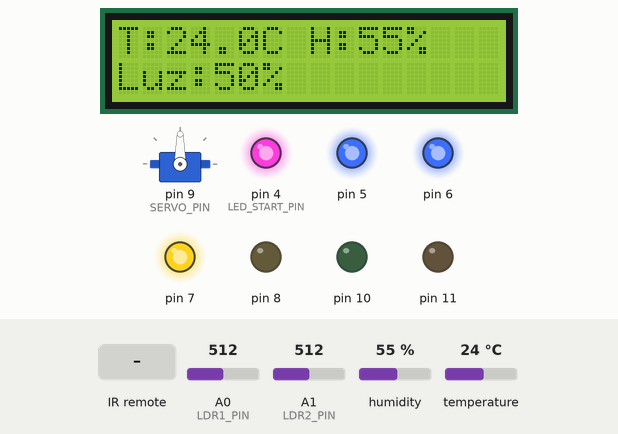
Simulated run of this sketch. Board: Arduino Uno, built with avr-gcc and run on an emulated ATmega328P. Shown: servo, 16×2 character LCD, output pins drawn as LEDs (lit = HIGH). Dashed ring = blinking. The inputs (shaded band) are chosen by the test bench; at power-on: A0 (LDR1_PIN) = 512, A1 (LDR2_PIN) = 512, humidity 55 %, temperature 24 °C. Pins used as bus, display or sensor lines are not drawn; what the sketch prints to the serial monitor is not drawn.

Above: at 3.2 s.
3.3 s: infrared code 0x22 received
At 4.9 s:
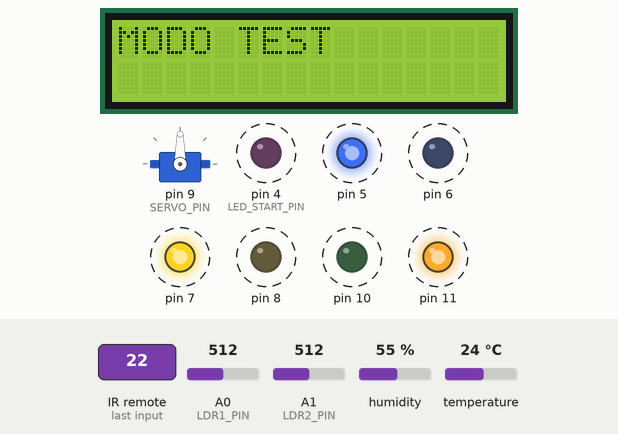
5.3 s: A0 (LDR1_PIN) set to 703
11.1 s: A0 (LDR1_PIN) set to 729
At 13.3 s:
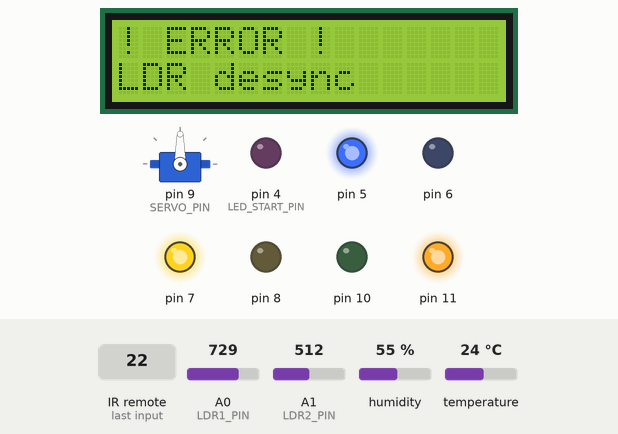
13.6 s: infrared code 0xA2 received
At 17.9 s:
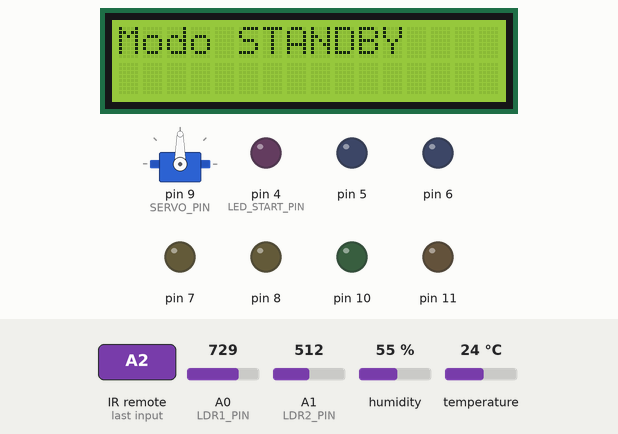
Timing chart, 0 to 19.4 s (numbered marks = the images above; inputs shaded):
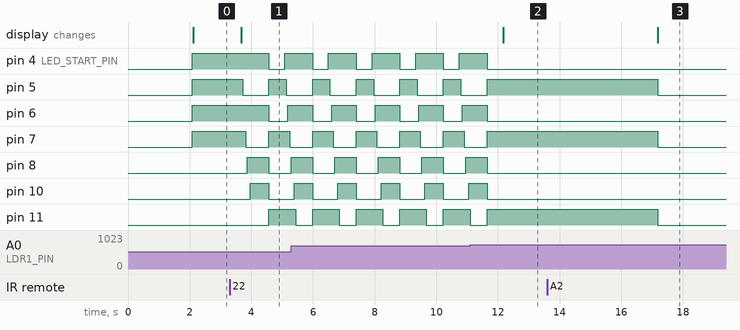

Measured:
- the behaviour switches between 712 and 713 on A0 (LDR1_PIN) (found by bisection; images 1 and 2)
- after the input at 3.3 s, pin 4 (LED_START_PIN): HIGH → LOW after 1.3 s, → HIGH 0.52 s later; pin 5: HIGH → LOW after 0.42 s, → HIGH 0.85 s later, → LOW 0.57 s later
- after the input at 11.1 s, pin 4 (LED_START_PIN), pin 6, pin 8, pin 10: goes on until 11.7 s, then stays LOW; pin 5, pin 7, pin 11: goes on until 11.7 s, then stays HIGH; the display: changes after 1.1 s (image 2)
- after the input at 13.6 s, pin 5, pin 7, pin 11: HIGH → LOW after 3.6 s; the display: changes after 3.6 s (image 3)

The sketch:

sketch.ino
```cpp
#include <DHT.h>
#include <Servo.h>
#include <Wire.h>
#include <LiquidCrystal_I2C.h>
#include <IRremote.hpp>

// === CONFIGURACIÓN DE PINES ===
#define DHTPIN 2
#define DHTTYPE DHT22

#define LDR1_PIN A0
#define LDR2_PIN A1
#define SERVO_PIN 9

#define LED_START_PIN 4
#define NUM_LEDS 8

#define IR_RECEIVE_PIN 13

// === OBJETOS ===
DHT dht(DHTPIN, DHTTYPE);
Servo servo;
LiquidCrystal_I2C lcd(0x27, 16, 2);
void initializeReceiver() {
  // set up the receiver to receive input the NEW way- it changed from earlier versions)
  IrReceiver.begin(IR_RECEIVE_PIN);
}

// === ESTADO DEL SISTEMA ===
bool sistemaActivo = true;
bool modoTest = false;
float tempDeseada = 25.0;
int zonaMuerta = 2;
int umbralLuz = 600;

void setup() {
  Serial.begin(9600);
  dht.begin();
  servo.attach(SERVO_PIN);
  initializeReceiver();

  // Iniciar IR Receiver (prioridad máxima)


  lcd.begin(16, 2);
  lcd.backlight();
  lcd.print("Iniciando...");

  for (int i = 0; i < NUM_LEDS; i++) {
    pinMode(LED_START_PIN + i, OUTPUT);
  }

  delay(2000);
  lcd.clear();
}

void loop() {
  // === PRIORIDAD: RECEPCIÓN DE MANDO IR ===
  if (IrReceiver.decode()) {
    translateIR(); // calls our translate function
    IrReceiver.resume();  // Receive the next value
    Serial.println(IrReceiver.decodedIRData.command);
  }
  // Si el sistema está apagado → standby
  if (!sistemaActivo) {
    modoStandby();
    return;
  }

  // === LECTURA DE SENSORES ===
  float temp = dht.readTemperature();
  float hum = dht.readHumidity();
  int luz1 = analogRead(LDR1_PIN);
  int luz2 = analogRead(LDR2_PIN);
  int diff = abs(luz1 - luz2);

  // Reintento si devuelve NaN
  if (isnan(temp) || isnan(hum)) {
    delay(2000);
    temp = dht.readTemperature();
    hum = dht.readHumidity();
  }

  // Validación de sensores
  if (isnan(temp) || isnan(hum)) {
    errorLCD("Fallo DHT");
    return;
  }

  if (diff > 200) {
    errorLCD("LDR desync");
    return;
  }

  // === CONTROL DEL SERVO POR TEMPERATURA ===
  if (temp < tempDeseada - zonaMuerta) {
    servo.write(0);
  } else if (temp > tempDeseada + zonaMuerta) {
    servo.write(180);
  } else {
    servo.write(90);
  }

  // === MODO TEST (PARPADEO LEDS) ===
  if (modoTest) {
    lcd.clear();
    lcd.setCursor(0,0);
    lcd.print("MODO TEST");
    for (int i = 0; i < NUM_LEDS; i++) {
      digitalWrite(LED_START_PIN + i, (i % 2 == 0) ? HIGH : LOW);
      delay(50);
    }
    delay(500);
    for (int i = 0; i < NUM_LEDS; i++) {
      digitalWrite(LED_START_PIN + i, (i % 2 != 0) ? HIGH : LOW);
    }
    delay(500);
    return;
  }

  // === CONTROL DE LEDS SEGÚN LUZ ===
  int luz = map(luz1, 0, 1023, 0, 100);
  int ledsEnc = map(luz, 0, 100, NUM_LEDS, 0);

  for (int i = 0; i < NUM_LEDS; i++) {
    digitalWrite(LED_START_PIN + i, (i < ledsEnc) ? HIGH : LOW);
  }

  // === MOSTRAR EN LCD ===
  lcd.clear();
  lcd.setCursor(0, 0);
  lcd.print("T:");
  lcd.print(temp, 1);
  lcd.print("C H:");
  lcd.print(hum, 0);
  lcd.print("%");

  lcd.setCursor(0, 1);
  lcd.print("Luz:");
  lcd.print(luz);
  lcd.print("%");

  // === MONITOREO SERIAL (simulación IP) ===
  Serial.print("DATA|T:");
  Serial.print(temp);
  Serial.print("|H:");
  Serial.print(hum);
  Serial.print("|L:");
  Serial.println(luz);
  delay(500);

}


// === FUNCIÓN DE CONTROL IR ===
void translateIR() {
  // Takes command based on IR code received
  switch (IrReceiver.decodedIRData.command) {

    case 162: // POWER
      sistemaActivo = !sistemaActivo;
      Serial.println("IR: POWER → ON/OFF");
      delay(2000);
      break;

    case 2: // VOL+ / PLUS
      umbralLuz += 50;
      Serial.print("IR: PLUS → Umbral: ");
      Serial.println(umbralLuz);
      break;

    case 152: // VOL- / MINUS
      umbralLuz -= 50;
      Serial.print("IR: MINUS → Umbral: ");
      Serial.println(umbralLuz);
      break;

    case 34: // FUNC/STOP → Modo TEST ON/OFF
      modoTest = !modoTest;
      Serial.println("IR: TEST → LEDs modo diagnóstico");
      break;

    default:
      Serial.print("IR: Código no asignado → ");
      Serial.println(IrReceiver.decodedIRData.command);
  }
}

// === MODO STANDBY ===
void modoStandby() {
  lcd.clear();
  lcd.setCursor(0, 0);
  lcd.print("Modo STANDBY");
  for (int i = 0; i < NUM_LEDS; i++) {
    digitalWrite(LED_START_PIN + i, LOW);
  }
  servo.write(90);
  delay(500);
}

// === MENSAJE DE ERROR EN LCD ===
void errorLCD(String msg) {
  lcd.clear();
  lcd.setCursor(0, 0);
  lcd.print("! ERROR !");
  lcd.setCursor(0, 1);
  lcd.print(msg);
  Serial.println("ERROR| " + msg);
  delay(3000);
}
```
